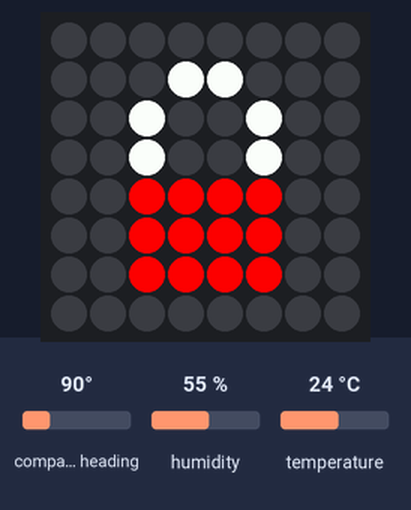
Bench run of a program on a simulated Raspberry Pi (BCM pin numbers) with a Sense HAT. Shown: the Sense HAT's 8×8 RGB LED matrix. The inputs (shaded band) are chosen by the test bench; at power-on: compass heading 90°, humidity 55 %, temperature 24 °C.

Above: at 0.1 s.

The program:

lockbox.py
```python
### imports ###
from sense_hat import SenseHat
from time import sleep

### variables ###

unlocked1 = False
unlocked2 = False
unlocked3 = False
unlocked4 = False

sh = SenseHat()
e = (0,0,0)
r = (255,0,0)
g = (0,255,0)
w = (255,255,255)

locked_screen = [
e,e,e,e,e,e,e,e,
e,e,e,w,w,e,e,e,
e,e,w,e,e,w,e,e,
e,e,w,e,e,w,e,e,
e,e,r,r,r,r,e,e,
e,e,r,r,r,r,e,e,
e,e,r,r,r,r,e,e,
e,e,e,e,e,e,e,e
]

unlocked_screen = [
e,e,e,e,e,e,e,e,
e,e,e,e,e,w,w,e,
e,e,e,e,w,e,e,w,
e,e,e,e,w,e,e,w,
e,e,g,g,g,g,e,e,
e,e,g,g,g,g,e,e,
e,e,g,g,g,g,e,e,
e,e,e,e,e,e,e,e
]

sh.set_pixels(locked_screen)

### unlock function ###

def unlock():

    """unlocking function"""

    sh.set_pixels(unlocked_screen)
    sleep(2)
    sh.show_message("You have unlocked it!!")

### locks ###

while True:
    if round(sh.get_humidity()) >= 50:
        unlocked1 = True

    if unlocked1 == True and round(int(sh.get_compass())):
        unlocked2 = True

    if unlocked2 == True and round(sh.get_temperature()) >= 26:
        unlocked3 = True

    if unlocked3 == True and round(int(sh.get_accelerometer()['roll'])) >= 57:
        unlocked4 = True
        unlock()
        quit()
```
